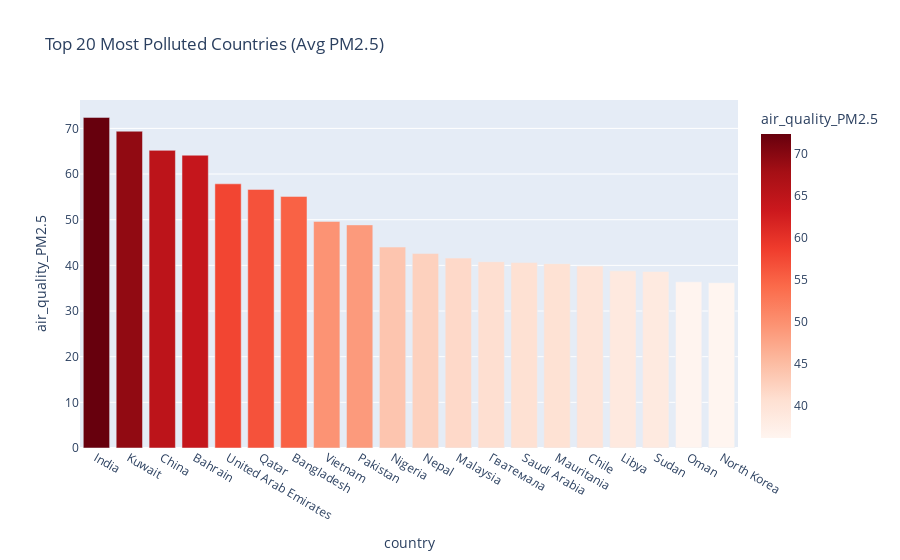

The notebook cell saved with this chart:
### Markdown cell above
#### Top polluted countries by PM2.5

### Code cell
pollution = df.groupby('country')['air_quality_PM2.5'].mean().nlargest(20)

fig = px.bar(pollution.reset_index(), x='country', y='air_quality_PM2.5',
             title='Top 20 Most Polluted Countries (Avg PM2.5)',
             color='air_quality_PM2.5', color_continuous_scale='Reds')
fig.show()

### Figure 1 — Plotly figure (JSON) as saved in the notebook; plotly's stock layout.template omitted (floating-point values rounded to 4 significant figures)
{"data": [{"hovertemplate": "country=%{x}<br>air_quality_PM2.5=%{marker.color}<extra></extra>", "legendgroup": "", "marker": {"color": [72.4, 69.38, 65.19, 64.12, 57.86, 56.64, 55.1, 49.62, 48.86, 44.01, 42.58, 41.59, 40.8, 40.61, 40.38, 39.85, 38.8, 38.65, 36.4, 36.21], "coloraxis": "coloraxis", "pattern": {"shape": ""}}, "name": "", "orientation": "v", "showlegend": false, "textposition": "auto", "type": "bar", "x": ["India", "Kuwait", "China", "Bahrain", "United Arab Emirates", "Qatar", "Bangladesh", "Vietnam", "Pakistan", "Nigeria", "Nepal", "Malaysia", "Гватемала", "Saudi Arabia", "Mauritania", "Chile", "Libya", "Sudan", "Oman", "North Korea"], "xaxis": "x", "y": [72.4, 69.38, 65.19, 64.12, 57.86, 56.64, 55.1, 49.62, 48.86, 44.01, 42.58, 41.59, 40.8, 40.61, 40.38, 39.85, 38.8, 38.65, 36.4, 36.21], "yaxis": "y"}], "layout": {"barmode": "relative", "coloraxis": {"colorbar": {"title": {"text": "air_quality_PM2.5"}}, "colorscale": [[0, "rgb(255,245,240)"], [0.125, "rgb(254,224,210)"], [0.25, "rgb(252,187,161)"], [0.375, "rgb(252,146,114)"], [0.5, "rgb(251,106,74)"], [0.625, "rgb(239,59,44)"], [0.75, "rgb(203,24,29)"], [0.875, "rgb(165,15,21)"], [1, "rgb(103,0,13)"]]}, "legend": {"tracegroupgap": 0}, "title": {"text": "Top 20 Most Polluted Countries (Avg PM2.5)"}, "xaxis": {"anchor": "y", "domain": [0, 1], "title": {"text": "country"}}, "yaxis": {"anchor": "x", "domain": [0, 1], "title": {"text": "air_quality_PM2.5"}}}}
